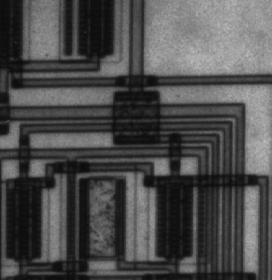
%> input picture cmpt-414/a1/circuit.tif, 272 x 280 px
$ octave a1_4.m   (GNU Octave 9; MATLAB toolbox functions it lacks are replaced by stand-ins)
%> lines starting %> are read from the running program, lines starting %| are printed output that depends on the picture; in (x1, y1, x2, y2) boxes, pixels count from 0 and x2, y2 are one past the last pixel; in counts of white or black regions, pixels touching at a corner belong together; the program's own positions count from 1
% 4. Edge Detection
% a)
smoothIm = (imread('circuit.tif'));
%> smoothIm is the input picture: size 280x272 uint8; min 12, max 191, mean 76.3
noiseIm = (imread('circuit_var002.tif'));
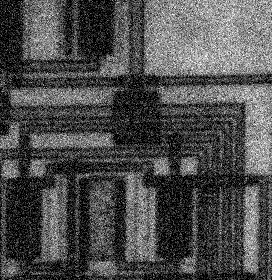
%> input picture cmpt-414/a1/circuit_var002.tif, 272 x 280 px
%> noiseIm is the input picture: size 280x272 uint8; min 0, max 255, mean 78.1
% i) Laplacian edge detection
lapFilter = [0 1 0;1 -4 1;0 1 0];
laplacian1 = edge(smoothIm, 'zerocross', 0.1, lapFilter);
%> laplacian1: size 280x272 logical; 13.4% white in thin lines or dots
laplacian2 = edge(noiseIm, 'zerocross', 1, lapFilter);
%> laplacian2: size 280x272 logical; 28.7% white in thin lines or dots
% ii) Prewitt, Roberts and Sobel
prewitt1 = edge(smoothIm, 'Prewitt');
%> prewitt1: size 280x272 logical; 4.4% white in thin lines or dots
prewitt2 = edge(noiseIm, 'Prewitt');
%> prewitt2: size 280x272 logical; 2.2% white in thin lines or dots
roberts1 = edge(smoothIm, 'Roberts');
%> roberts1: size 280x272 logical; 2.4% white in thin lines or dots
roberts2 = edge(noiseIm, 'Roberts');
%> roberts2: size 280x272 logical; 0.26% white in thin lines or dots
sobel1 = edge(smoothIm, 'Sobel');
%> sobel1: size 280x272 logical; 4.4% white in thin lines or dots
sobel2 = edge(noiseIm, 'Sobel');
%> sobel2: size 280x272 logical; 2.1% white in thin lines or dots

figure, subplot(2,4,1), imshow(laplacian1);
title('Laplacian on Smooth Img');
imwrite(laplacian1, 'q4_images/laplacian_on_smooth.png', 'png');
subplot(2,4,2), imshow(prewitt1);
title('Prewitt on Smooth Img');
imwrite(prewitt1, 'q4_images/prewitt_on_smooth.png', 'png');
subplot(2,4,3), imshow(roberts1);
title('Roberts on Smooth Img');
imwrite(roberts1, 'q4_images/roberts_on_smooth.png', 'png');
subplot(2,4,4), imshow(sobel1);
title('Sobel on Smooth Img');
imwrite(sobel1, 'q4_images/sobel_on_smooth.png', 'png');
subplot(2,4,5), imshow(laplacian2);
title('Laplacian on Noise Img');
imwrite(laplacian2, 'q4_images/laplacian_on_noise.png', 'png');
subplot(2,4,6), imshow(prewitt2);
title('Prewitt on Noise Img');
imwrite(prewitt2, 'q4_images/prewitt_on_noise.png', 'png');
subplot(2,4,7), imshow(roberts2);
title('Roberts on Noise Img');
imwrite(roberts2, 'q4_images/roberts_on_noise.png', 'png');
subplot(2,4,8), imshow(sobel2);
title('Sobel on Noise Img');
imwrite(sobel2, 'q4_images/sobel_on_noise.png', 'png');


% b) Canny Edge Operator
roomIm = rgb2gray(imread('room.tif'));
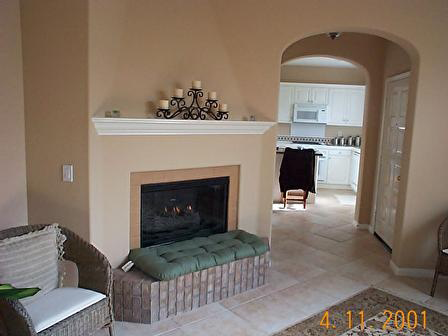
%> input picture cmpt-414/a1/room.tif, 448 x 336 px
%> roomIm: size 336x448 uint8; min 0, max 255, mean 118.4
sofaIm = rgb2gray(imread('sofa.tif'));
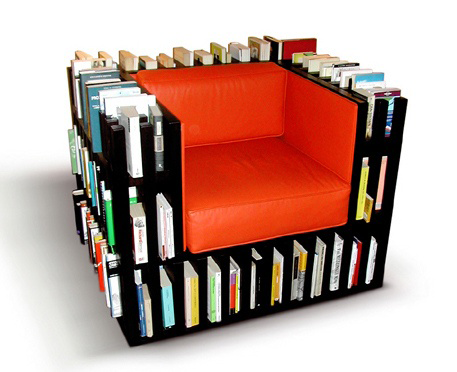
%> input picture cmpt-414/a1/sofa.tif, 457 x 372 px
%> sofaIm: size 372x457 uint8; min 0, max 255, mean 165.2
sfuIm = rgb2gray(imread('sfu.jpg'));
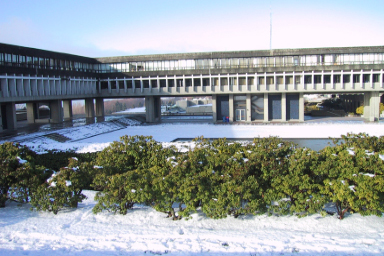
%> input picture cmpt-414/a1/SFU.jpg, 384 x 256 px
%> sfuIm: size 256x384 uint8; min 12, max 254, mean 153.4

cannyRoom = cannyEdgeOperator(roomIm, 90, 50);
cannySofa = cannyEdgeOperator(sofaIm, 180, 100);
cannySfu = cannyEdgeOperator(sfuIm, 220, 180);
cannySmooth = cannyEdgeOperator(smoothIm, 150, 50);
cannyNoise = cannyEdgeOperator(noiseIm, 250, 200);
matCannyRoom = edge(roomIm, 'Canny');
matCannySofa = edge(sofaIm, 'Canny');
matCannySfu = edge(sfuIm, 'Canny');
figure, imshow([cannyRoom, matCannyRoom]);
title('My Canny Edge Operator                                                               MatLab Canny Edge Operator');
figure, imshow([cannySofa, matCannySofa]);
title('My Canny Edge Operator                                                               MatLab Canny Edge Operator');
figure, imshow([cannySfu, matCannySfu]);
title('My Canny Edge Operator                                               MatLab Canny Edge Operator');
imwrite(cannyRoom, 'q4_images/room_canny_edge.png', 'png');
imwrite(cannySofa, 'q4_images/sofa_canny_edge.png', 'png');
imwrite(cannySfu, 'q4_images/sfu_canny_edge.png', 'png');
imwrite(matCannyRoom, 'q4_images/room_mat_canny_edge.png', 'png');
imwrite(matCannySofa, 'q4_images/sofa_mat_canny_edge.png', 'png');
imwrite(matCannySfu, 'q4_images/sfu_mat_canny_edge.png', 'png');

figure, subplot(2,3,1), imshow(cannySmooth);
title('Canny on Smooth Img');
imwrite(cannySmooth, 'q4_images/canny_on_smooth.png', 'png');
subplot(2,3,2), imshow(laplacian1);
title('Laplacian on Smooth Img');
subplot(2,3,3), imshow(prewitt1);
title('Prewitt on Smooth Img');
subplot(2,3,4), imshow(cannyNoise);
title('Canny on Noise Img');
imwrite(cannyNoise, 'q4_images/canny_on_noise.png', 'png');
subplot(2,3,5), imshow(laplacian2);
title('Laplacian on Noise Img');
subplot(2,3,6), imshow(prewitt2);
title('Prewitt on Noise Img');

figure, imshow(edge(noiseIm, 'Canny'));

function E = cannyEdgeOperator(im, T_h, T_l)
%> called with T_h = 90, T_l = 50
    % i) Use gradient operator
    G1 = [-1 0 1;-2 0 2;-1 0 1];
    G2 = [1 2 1;0 0 0;-1 -2 -1];
    % Filter image with horizontal and vertical gradient operator
    hor_filt = conv2(im, G1, 'same');
    ver_filt = conv2(im, G2, 'same');
    % Calculate directions and magnitudes
    directions = atan2(ver_filt, hor_filt)*180/pi;
    magnitudes = sqrt(hor_filt.^2 + ver_filt.^2);

    x = size(directions, 1);
%> x = 336
    y = size(directions, 2);
%> y = 448
    % Set all directions to positive
    for i = 1:x
        for j = 1:y
            if (directions(i,j) < 0)
                directions(i,j) = 360 + directions(i,j);
            end
        end
    end

    % ii) Edge thinning, non-maximum suppression
    newMag = uint8(zeros(size(magnitudes)));
    for i = 2:x-1
        for j = 2:y-1
            theta = directions(i,j);
            s = magnitudes(i,j);
            if ((theta >= 0  && theta < 22.5) || (theta >= 157.5 && theta < 202.5) || (theta >= 337.5 && theta <= 360))
                if (s == max([s, magnitudes(i, j+1), magnitudes(i, j-1)]))
                    newMag(i,j) = s;
                end
            elseif ((theta >= 22.5 && theta < 67.5) || (theta >= 202.5 && theta < 247.5))
                if (s == max([s, magnitudes(i+1, j-1), magnitudes(i-1, j+1)]))
                    newMag(i,j) = s;
                end
            elseif ((theta >= 67.5 && theta < 112.5) || (theta >= 247.5 && theta < 292.5))
                if (s == max([s, magnitudes(i+1, j), magnitudes(i-1, j)]))
                    newMag(i,j) = s;
                end
            elseif ((theta >= 112.5 && theta < 157.5) || (theta >= 292.5 && theta < 337.5))
                if (s == max([s, magnitudes(i-1, j-1), magnitudes(i+1, j+1)]))
                    newMag(i,j) = s;
                end
            end
        end
    end
    % figure, imshow(newMag);

    % iii) Edge tracking, hysteresis thresholding

    E = double(zeros(size(newMag)));

    for i = 1:x
        for j = 1:y
            % If s' already explored, move to next pixel
            if (E(i,j) ~= 0)
                continue
            end
            s = newMag(i,j);
            if (s > T_h)
                E(i,j) = 1;
                theta = directions(i,j);
                if ((theta >= 0  && theta < 22.5) || (theta >= 157.5 && theta < 202.5) || (theta >= 337.5 && theta <= 360))
                    i1 = max(i-1, 1);
                    neighbour = newMag(i1, j);
    %                 disp(neighbour);
                    while (neighbour > T_l && i1 > 0)
                        disp(i1);
                        E(i1, j) = 1;
                        i1 = i1 - 1;
                        neighbour = newMag(i1, j);
                    end
                    i1 = min(i+1, x);
                    neighbour = newMag(i1, j);
                    while (neighbour > T_l && i1 <= x)
                        E(i1, j) = 1;
                        i1 = i1 + 1;
                        neighbour = newMag(i1, j);
                    end
                elseif ((theta >= 22.5 && theta < 67.5) || (theta >= 202.5 && theta < 247.5))
                    i1 = max(i-1, 1);
                    j1 = max(j-1, 1);
                    neighbour = newMag(i1, j1);
                    while (neighbour > T_l && i1 > 0 && j1 > 0)
                        E(i1, j1) = 1;
                        i1 = i1-1;
                        j1 = j1-1;
                        neighbour = newMag(i1, j1);
                    end
                    i1 = min(i+1, x);
                    j1 = min(j+1, y);
                    neighbour = newMag(i1, j1);
                    while (neighbour > T_l && i1 <= x && j1 <= y)
                        E(i1, j1) = 1;
                        i1 = i1+1;
                        j1 = j1+1;
                        neighbour = newMag(i1, j1);
                    end
                elseif ((theta >= 67.5 && theta < 112.5) || (theta >= 247.5 && theta < 292.5))
                    j1 = max(j-1, 1);
                    neighbour = newMag(i, j1);
                    while (neighbour > T_l && j1 > 0)
                        E(i, j1) = 1;
                        j1 = j1-1;
                        neighbour = newMag(i, j1);
                    end
                    j1 = min(j+1, y);
                    neighbour = newMag(i, j1);
                    while (neighbour > T_l && j1 <= y)
                        E(i, j1) = 1;
                        j1 = j1+1;
                        neighbour = newMag(i, j1);
                    end
                elseif ((theta >= 112.5 && theta < 157.5) || (theta >= 292.5 && theta < 337.5))
                    i1 = max(i-1, 1);
                    j1 = min(j+1, y);
                    neighbour = newMag(i1, j1);
                    while (neighbour > T_l && i1 > 0 && j1 <= y)
                        E(i1, j1) = 1;
                        i1 = i1-1;
                        j1 = j1+1;
                        neighbour = newMag(i1, j1);
                    end
                    i1 = min(i+1, x);
                    j1 = max(j-1, 1);
                    neighbour = newMag(i1, j1);
                    while (neighbour > T_l && i1 <= x && j1 > 0)
                        E(i1, j1) = 1;
                        i1 = i1+1;
                        j1 = j1-1;
                        neighbour = newMag(i1, j1);
                    end
                end
            end
        end
    end
%> this loop made 336 passes
%| 17
%| 16
%| 15
%| 14
%| 33
%| 32
%| 36
%| 35
%| 54
%| 53
%> (further printed lines are left out)
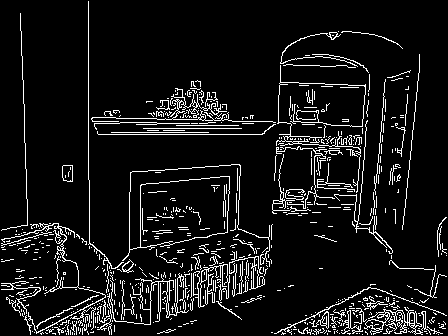
%> E: size 336x448 double; values 0 (black) and 1 (white), 8.4% white in thin lines or dots
%> after the loop, i1 = 336; j1 = 440; neighbour = 0; theta = 251.4
%> the loop in cannyEdgeOperator (call 2), `for i = 1:x` made 372 passes
%> (printed output is left out)
%> after the loop in cannyEdgeOperator (call 2), `for i = 1:x`: E: size 372x457 double; values 0 (black) and 1 (white), 5.8% white in thin lines or dots, all inside (x1, y1, x2, y2) = (66, 35, 408, 347)
%> after the loop in cannyEdgeOperator (call 3), `for i = 1:x`: E: size 256x384 double; values 0 (black) and 1 (white), 11.4% white in thin lines or dots, all inside (x1, y1, x2, y2) = (1, 43, 383, 255)
%> call 4 of cannyEdgeOperator, with T_h = 150, T_l = 50
%> the loop in cannyEdgeOperator (call 4), `for i = 1:x` made 280 passes
%> (printed output is left out)
%> after the loop in cannyEdgeOperator (call 4), `for i = 1:x`:
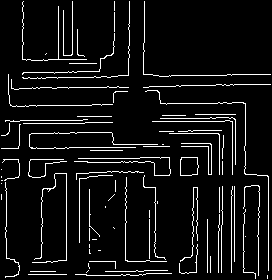
%> E: size 280x272 double; values 0 (black) and 1 (white), 7% white in thin lines or dots
%> after the loop in cannyEdgeOperator (call 4), `for i = 1:x`: i1 = 280; j1 = 5; theta = 177.9
%> call 5 of cannyEdgeOperator, with T_h = 250, T_l = 200
%> in cannyEdgeOperator (call 5), `magnitudes = sqrt(hor_filt.^2 + ver_filt.^2);`:
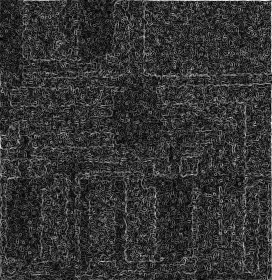
%> magnitudes: size 280x272 double; min 0, max 797.6, mean 162.6; drawn with min black and max white
%> the loop in cannyEdgeOperator (call 5), `for i = 1:x` made 280 passes
%> (printed output is left out)
%> after the loop in cannyEdgeOperator (call 5), `for i = 1:x`: j1 = 263; theta = 22.31
end
